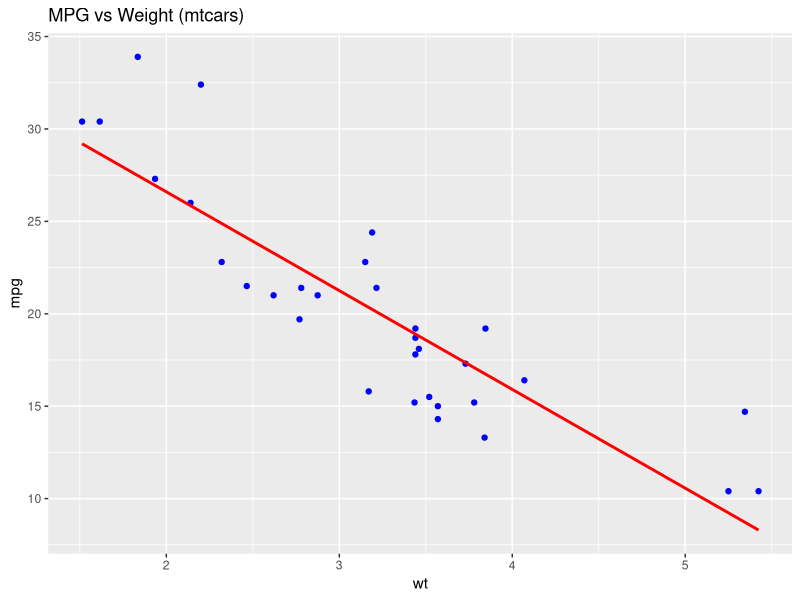
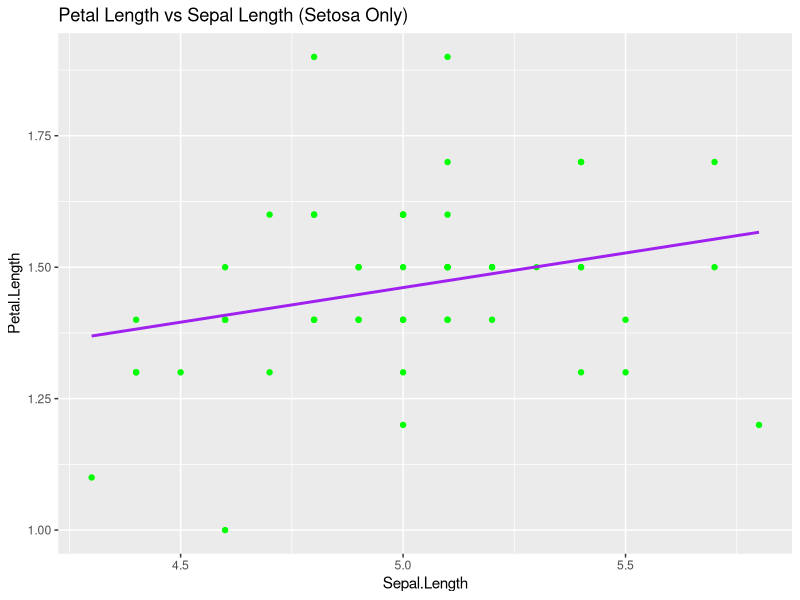

Reproduce these figures in R, in order.
# Load required libraries
if(!require(ggplot2)) install.packages("ggplot2", dependencies = TRUE)
library(ggplot2)

# ---------- Dataset 1: mtcars ----------
data(mtcars)

# Linear regression: mpg ~ wt
model1 <- lm(mpg ~ wt, data = mtcars)
summary(model1)

# Plot with regression line
plot1 <- ggplot(mtcars, aes(x = wt, y = mpg)) +
  geom_point(color = "blue") +
  geom_smooth(method = "lm", color = "red", se = FALSE) +
  ggtitle("MPG vs Weight (mtcars)")

# Save plot
ggsave("mtcars_plot.png", plot1)

# ---------- Dataset 2: iris ----------
data(iris)

# Linear regression: Petal.Length ~ Sepal.Length for setosa only
iris_setosa <- subset(iris, Species == "setosa")
model2 <- lm(Petal.Length ~ Sepal.Length, data = iris_setosa)
summary(model2)

# Plot with regression line
plot2 <- ggplot(iris_setosa, aes(x = Sepal.Length, y = Petal.Length)) +
  geom_point(color = "green") +
  geom_smooth(method = "lm", color = "purple", se = FALSE) +
  ggtitle("Petal Length vs Sepal Length (Setosa Only)")

# Save plot
ggsave("iris_plot.png", plot2)
